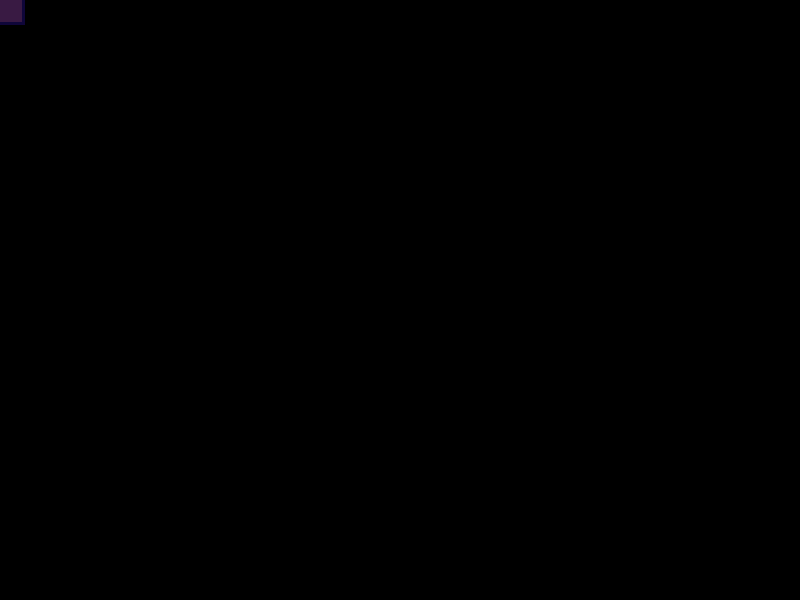
Frame 1 (no input)
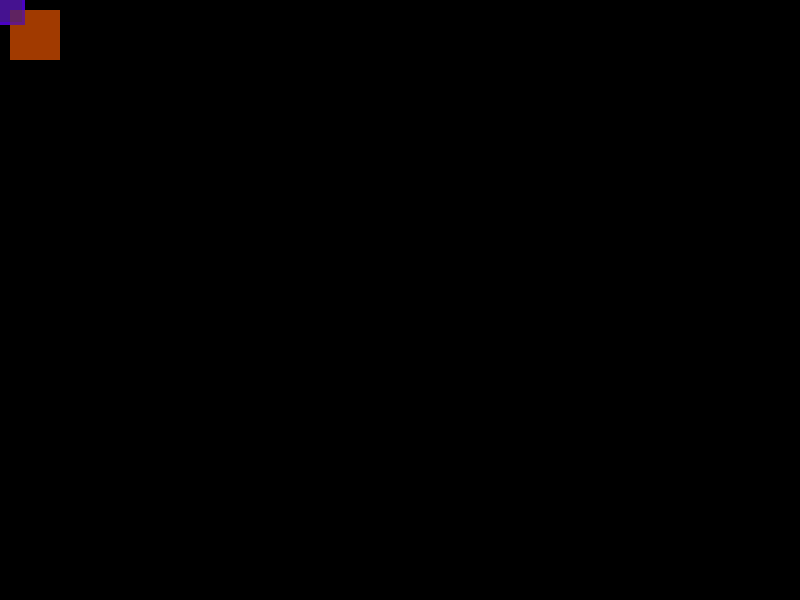
Frame 60 (the mouse pressed at the canvas centre just before this capture)
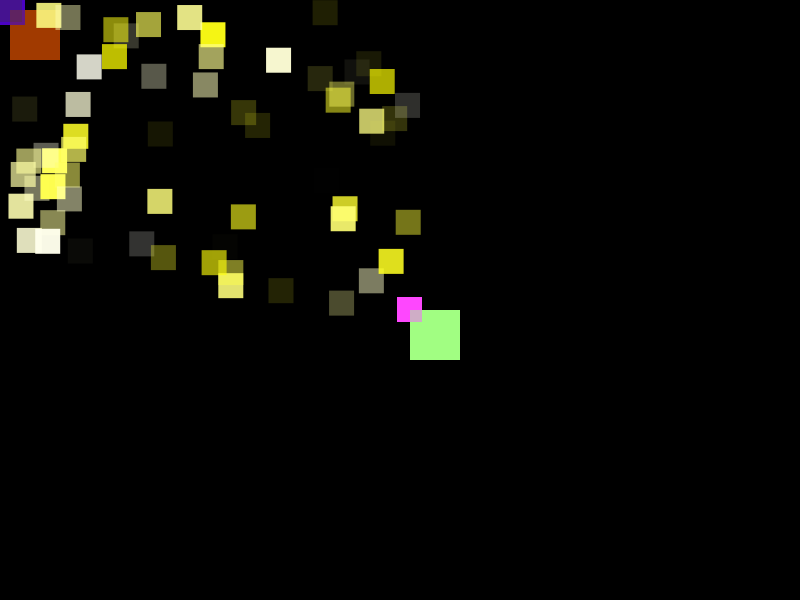
Frame 120 (the mouse held since frame 60 and released just before this capture)

The Processing sketch that drew these frames (run headless with seeded random() and noise(); from frame 60 on, the mouse is pressed at the canvas centre):

// Processing sketch: processing_7886
// ── processing_7886.pde

void setup() {
  size(800,600);
  background(0);
  smooth();
}

void draw() {
  ellipseMode(CENTER);
  noStroke();
  fill(mouseX+random(100),mouseY+random(100),random(255),random(255));
  rect(random(mouseX),random(mouseY),25,25);
  noStroke();
  fill(mouseY+random(200),random(255),mouseY+random(200),random(127));
  rect(mouseX-3,mouseY-3,25,25);
    noStroke();
  fill(random(255),mouseX+random(73),mouseY-random(300),random(127));
  rect(mouseX+10,mouseY+10,50,50);
  
}
